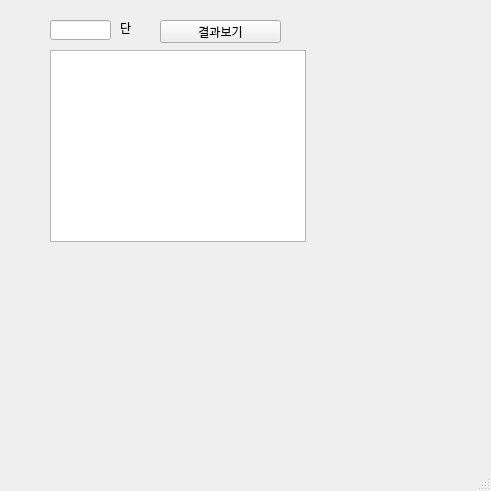
<?xml version="1.0" encoding="UTF-8"?>
<ui version="4.0">
 <class>MainWindow</class>
 <widget class="QMainWindow" name="MainWindow">
  <property name="geometry">
   <rect>
    <x>0</x>
    <y>0</y>
    <width>491</width>
    <height>491</height>
   </rect>
  </property>
  <property name="windowTitle">
   <string>MainWindow</string>
  </property>
  <widget class="QWidget" name="centralwidget">
   <widget class="QLineEdit" name="le1">
    <property name="geometry">
     <rect>
      <x>50</x>
      <y>20</y>
      <width>61</width>
      <height>20</height>
     </rect>
    </property>
   </widget>
   <widget class="QPushButton" name="pb">
    <property name="geometry">
     <rect>
      <x>160</x>
      <y>20</y>
      <width>121</width>
      <height>23</height>
     </rect>
    </property>
    <property name="text">
     <string>결과보기</string>
    </property>
   </widget>
   <widget class="QLabel" name="lbl_2">
    <property name="geometry">
     <rect>
      <x>120</x>
      <y>20</y>
      <width>41</width>
      <height>16</height>
     </rect>
    </property>
    <property name="text">
     <string>단</string>
    </property>
   </widget>
   <widget class="QTextBrowser" name="tb">
    <property name="geometry">
     <rect>
      <x>50</x>
      <y>50</y>
      <width>256</width>
      <height>192</height>
     </rect>
    </property>
   </widget>
  </widget>
  <widget class="QMenuBar" name="menubar">
   <property name="geometry">
    <rect>
     <x>0</x>
     <y>0</y>
     <width>491</width>
     <height>21</height>
    </rect>
   </property>
  </widget>
  <widget class="QStatusBar" name="statusbar"/>
 </widget>
 <resources/>
 <connections/>
</ui>
